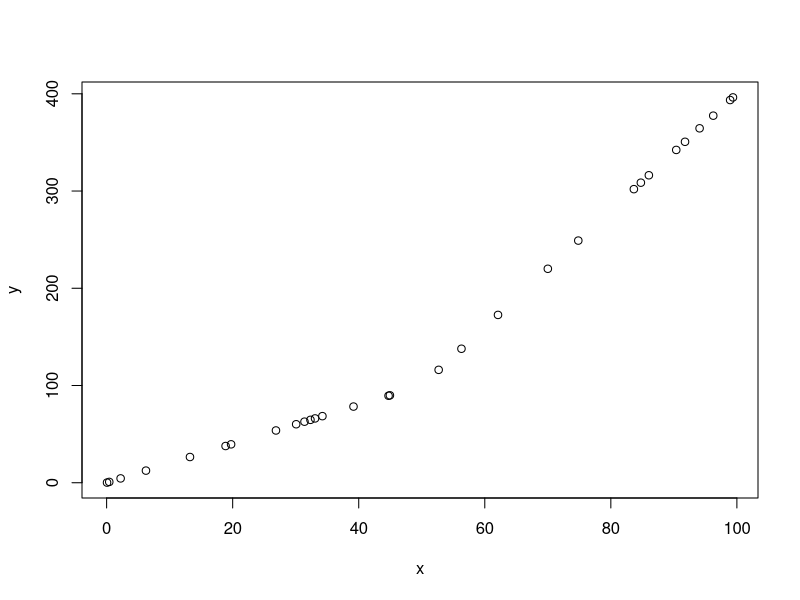

Recreate this plot in R.
## ---- chunk 1
n <- 30
x <- runif(n,0,100)
y <- ifelse(x <= 50, x*2 + rnorm(n,0,0.01), x*2 + (x-50)*4 + rnorm(n,0,0.01))
plot(x,y)
x1 <- ifelse(x - 50 <=0, 0, x - 50)
lm(y ~ x + x1)
